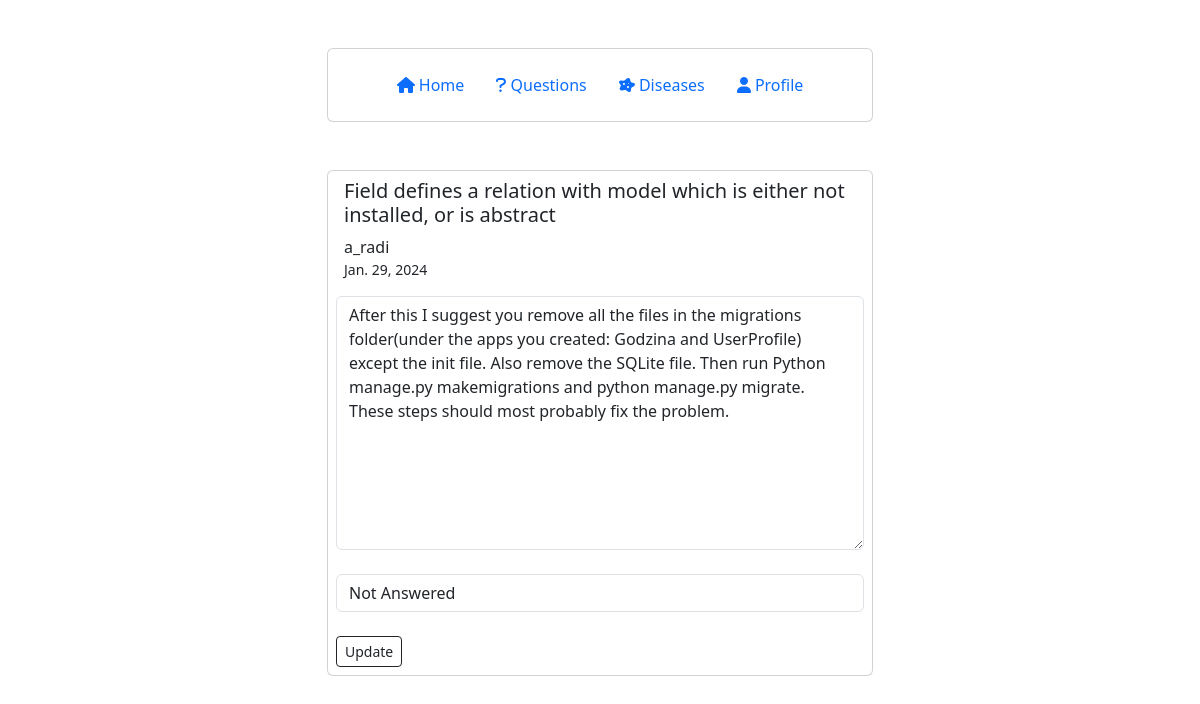
Screenshot of /update/2/ (signed in) with the database file from the repository.
### account/models.py (models this page shows, shortened)
class Question(models.Model):
    STATUS = (
        ('Not Answered', 'Not Answered'),
        ('Answered', 'Answered'),
    )
    user = models.ForeignKey(User, on_delete=models.CASCADE, null=True)
    title = models.CharField(max_length=100, unique=True, null=True)
    body = models.TextField(max_length=1000, null=True)
    created_on = models.DateTimeField(auto_now_add=True, null=True)
    last_modified = models.DateTimeField(auto_now=True, null=True)
    question_votes_count = models.PositiveIntegerField(default=0, null=True)
    status = models.CharField(max_length=200, default="Not Answered", choices=STATUS, null=True)

### account/views.py (the view)
# urls.py: path("update/<int:pk_question>/", views.update_question, name="update_question"),
@login_required(login_url='login')
def update_question(request, pk_question):
    question = Question.objects.get(pk=pk_question)
    if request.method == "GET":
        update_form = UpdateQuestionForm(instance=question)
        context = {
            'question': question,
            "update_form": update_form,
        }
        return render(request, 'question/update_question.html', context)
    if request.method == "POST":
        updete_form = UpdateQuestionForm(request.POST, instance=question)
        if updete_form.is_valid():
            updete_form.save()
            return redirect(reverse('detail_question', kwargs={'pk_question': pk_question}))

### account/forms.py
class UpdateQuestionForm(forms.ModelForm):
    class Meta:
        model = Question
        fields = ['body', 'status']
    def __init__(self, *args, **kwargs):
        super(UpdateQuestionForm, self).__init__(*args, **kwargs)
        self.fields['body'].widget.attrs.update({'class': 'form-control', 'placeholder': 'Enter your updated'})
        self.fields['status'].widget.attrs.update({'class': 'form-control', })

### account/templates/question/update_question.html (shortened to what this page needs)
{% extends "base.html" %}
{% block page_content %}
    <div class="container mt-5 mb-5">
        <div class="row d-flex align-items-center justify-content-center">
            <div class="col-md-6">
                <div class="card">
                    <div class="d-flex flex-column p-2 px-3">
                        <h5> {{ question.title }} </h5>
                        <span class="font-weight-bold"> {{ question.user }} </span>
                        <small >{{ question.created_on.date }}</small>
                    </div>
                    <form method="post">
                        <div class="p-2">
                            {{ update_form.body }}
                            <br>
                            {{ update_form.status }}
                            <br>
                            <button type="submit" class="btn btn-outline-dark btn-sm btn-block">Update</button>
                        </div>
                    </form>
                </div>
            </div>
        </div>
    </div>
{% endblock page_content %}

### static/css/base.css (style rules this page uses)
body { background-color: #eee; font-family: "Poppins", sans-serif; font-weight: 300 }
.card { border:none }
.form-control { border-radius: 26px }

### rows the page displays
Question: title "Field defines a relation with model which is either not installed, or is abstract", user "a_radi", created_on "Jan. 29, 2024", body "After this I suggest you remove all the files in the migrations folder(under the apps you created: Godzina and UserProfile) except the init file. Also remove the SQLite file. Then run Python manage.py makemigrations and python manage.py migrate. These steps should most probably fix the problem.", status "Not Answered"
